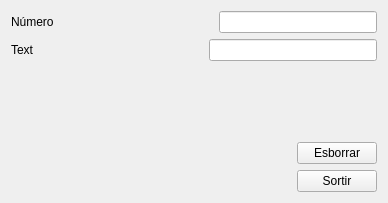
<?xml version="1.0" encoding="UTF-8"?>
<ui version="4.0">
 <class>Form</class>
 <widget class="QWidget" name="Form">
  <property name="geometry">
   <rect>
    <x>0</x>
    <y>0</y>
    <width>388</width>
    <height>203</height>
   </rect>
  </property>
  <property name="windowTitle">
   <string>Número i text</string>
  </property>
  <layout class="QVBoxLayout" name="verticalLayout">
   <item>
    <layout class="QHBoxLayout" name="horizontalLayout">
     <item>
      <widget class="QLabel" name="label">
       <property name="text">
        <string>Número</string>
       </property>
      </widget>
     </item>
     <item>
      <spacer name="horizontalSpacer">
       <property name="orientation">
        <enum>Qt::Horizontal</enum>
       </property>
       <property name="sizeHint" stdset="0">
        <size>
         <width>40</width>
         <height>20</height>
        </size>
       </property>
      </spacer>
     </item>
     <item>
      <widget class="QLineEdit" name="lineEdit">
       <property name="palette">
        <palette>
         <active>
          <colorrole role="WindowText">
           <brush brushstyle="SolidPattern">
            <color alpha="255">
             <red>255</red>
             <green>0</green>
             <blue>0</blue>
            </color>
           </brush>
          </colorrole>
          <colorrole role="Text">
           <brush brushstyle="SolidPattern">
            <color alpha="255">
             <red>255</red>
             <green>0</green>
             <blue>0</blue>
            </color>
           </brush>
          </colorrole>
         </active>
         <inactive>
          <colorrole role="WindowText">
           <brush brushstyle="SolidPattern">
            <color alpha="255">
             <red>255</red>
             <green>0</green>
             <blue>0</blue>
            </color>
           </brush>
          </colorrole>
          <colorrole role="Text">
           <brush brushstyle="SolidPattern">
            <color alpha="255">
             <red>255</red>
             <green>0</green>
             <blue>0</blue>
            </color>
           </brush>
          </colorrole>
         </inactive>
         <disabled>
          <colorrole role="WindowText">
           <brush brushstyle="SolidPattern">
            <color alpha="255">
             <red>165</red>
             <green>167</green>
             <blue>169</blue>
            </color>
           </brush>
          </colorrole>
          <colorrole role="Text">
           <brush brushstyle="SolidPattern">
            <color alpha="255">
             <red>172</red>
             <green>174</green>
             <blue>176</blue>
            </color>
           </brush>
          </colorrole>
         </disabled>
        </palette>
       </property>
       <property name="inputMethodHints">
        <set>Qt::ImhNone</set>
       </property>
       <property name="maxLength">
        <number>10</number>
       </property>
       <property name="frame">
        <bool>true</bool>
       </property>
       <property name="echoMode">
        <enum>QLineEdit::Normal</enum>
       </property>
      </widget>
     </item>
    </layout>
   </item>
   <item>
    <layout class="QHBoxLayout" name="horizontalLayout_2">
     <item>
      <widget class="QLabel" name="label_2">
       <property name="text">
        <string>Text</string>
       </property>
      </widget>
     </item>
     <item>
      <spacer name="horizontalSpacer_2">
       <property name="orientation">
        <enum>Qt::Horizontal</enum>
       </property>
       <property name="sizeHint" stdset="0">
        <size>
         <width>40</width>
         <height>20</height>
        </size>
       </property>
      </spacer>
     </item>
     <item>
      <widget class="QLineEdit" name="lineEdit_2">
       <property name="palette">
        <palette>
         <active>
          <colorrole role="Text">
           <brush brushstyle="SolidPattern">
            <color alpha="255">
             <red>0</red>
             <green>85</green>
             <blue>255</blue>
            </color>
           </brush>
          </colorrole>
         </active>
         <inactive>
          <colorrole role="Text">
           <brush brushstyle="SolidPattern">
            <color alpha="255">
             <red>0</red>
             <green>85</green>
             <blue>255</blue>
            </color>
           </brush>
          </colorrole>
         </inactive>
         <disabled>
          <colorrole role="Text">
           <brush brushstyle="SolidPattern">
            <color alpha="255">
             <red>172</red>
             <green>174</green>
             <blue>176</blue>
            </color>
           </brush>
          </colorrole>
         </disabled>
        </palette>
       </property>
       <property name="inputMethodHints">
        <set>Qt::ImhNone</set>
       </property>
       <property name="maxLength">
        <number>10</number>
       </property>
      </widget>
     </item>
    </layout>
   </item>
   <item>
    <spacer name="verticalSpacer">
     <property name="orientation">
      <enum>Qt::Vertical</enum>
     </property>
     <property name="sizeHint" stdset="0">
      <size>
       <width>20</width>
       <height>28</height>
      </size>
     </property>
    </spacer>
   </item>
   <item>
    <layout class="QHBoxLayout" name="horizontalLayout_5">
     <item>
      <spacer name="horizontalSpacer_4">
       <property name="orientation">
        <enum>Qt::Horizontal</enum>
       </property>
       <property name="sizeHint" stdset="0">
        <size>
         <width>40</width>
         <height>20</height>
        </size>
       </property>
      </spacer>
     </item>
     <item>
      <widget class="QPushButton" name="pushButton">
       <property name="text">
        <string>Esborrar</string>
       </property>
      </widget>
     </item>
    </layout>
   </item>
   <item>
    <layout class="QHBoxLayout" name="horizontalLayout_6">
     <item>
      <spacer name="horizontalSpacer_5">
       <property name="orientation">
        <enum>Qt::Horizontal</enum>
       </property>
       <property name="sizeHint" stdset="0">
        <size>
         <width>40</width>
         <height>20</height>
        </size>
       </property>
      </spacer>
     </item>
     <item>
      <widget class="QPushButton" name="pushButton_2">
       <property name="text">
        <string>Sortir</string>
       </property>
      </widget>
     </item>
    </layout>
   </item>
  </layout>
  <zorder>horizontalLayoutWidget</zorder>
  <zorder>horizontalLayoutWidget_2</zorder>
  <zorder>horizontalLayoutWidget_3</zorder>
  <zorder>horizontalLayoutWidget_4</zorder>
  <zorder>horizontalSpacer_5</zorder>
  <zorder>verticalSpacer</zorder>
 </widget>
 <resources/>
 <connections>
  <connection>
   <sender>pushButton</sender>
   <signal>clicked()</signal>
   <receiver>lineEdit_2</receiver>
   <slot>clear()</slot>
   <hints>
    <hint type="sourcelabel">
     <x>335</x>
     <y>136</y>
    </hint>
    <hint type="destinationlabel">
     <x>319</x>
     <y>55</y>
    </hint>
   </hints>
  </connection>
  <connection>
   <sender>pushButton</sender>
   <signal>clicked()</signal>
   <receiver>lineEdit</receiver>
   <slot>clear()</slot>
   <hints>
    <hint type="sourcelabel">
     <x>356</x>
     <y>137</y>
    </hint>
    <hint type="destinationlabel">
     <x>362</x>
     <y>19</y>
    </hint>
   </hints>
  </connection>
  <connection>
   <sender>pushButton_2</sender>
   <signal>clicked()</signal>
   <receiver>Form</receiver>
   <slot>close()</slot>
   <hints>
    <hint type="sourcelabel">
     <x>306</x>
     <y>176</y>
    </hint>
    <hint type="destinationlabel">
     <x>261</x>
     <y>161</y>
    </hint>
   </hints>
  </connection>
 </connections>
</ui>
